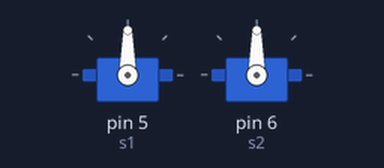
Simulated run of this sketch. Board: Arduino Uno, built with avr-gcc and run on an emulated ATmega328P. Parts: 2 × servo.

Above: at 0.1 s.
At 5.15 s:
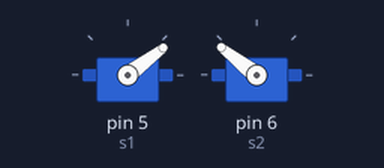
At 22.4 s:
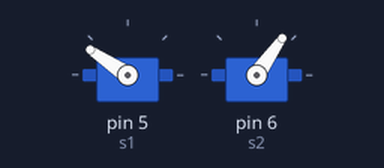
At 39.66 s:
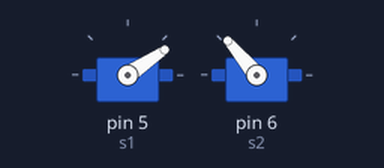
Timing chart, 0 to 40.0 s (numbered marks = the images above):
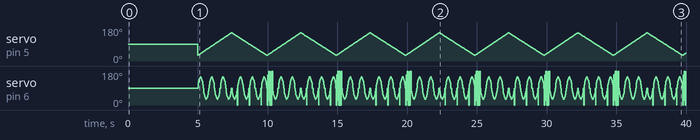

The sketch:

Baston.ino
```cpp
#include <Servo.h>
Servo myservo;
Servo myserv2;
int y1[]={90, 108, 118, 125, 130, 135, 138, 142, 146, 150, 150, 146, 142, 138, 135, 130, 125, 118, 108, 90};
int y2[]={90, 72, 62, 55, 50, 45, 42, 38, 34, 30, 30, 34, 38, 42, 45, 50, 55, 62, 72, 90};
int pos = 90,aux1=0,aux2=20;
const int s1=5,s2=6;
long duration;


void setup() {
  myservo.attach(s1);
  myserv2.attach(s2);
  myservo.write(pos);
  myserv2.write(pos);
  delay(5000);
}


void loop() {
  for (int po = 30; po < 50; po += 1){
    myservo.write(po);
    myserv2.write(y1[aux1]);
    aux1=aux1+1;
    delay(20);
}

aux1=0;
 for (int po = 50; po < 70; po += 1){
    myservo.write(po);
    myserv2.write(y2[aux1]);
    aux1=aux1+1;
    delay(20);
  }

aux1=0;
  for (int po = 70; po < 90; po += 1){
    myservo.write(po);
    myserv2.write(y1[aux1]);
    aux1=aux1+1;
    delay(20);
}

aux1=0;
 for (int po = 90; po < 110; po += 1){
    myservo.write(po);
    myserv2.write(y2[aux1]);
    aux1=aux1+1;
    delay(20);
}

aux1=0;
for (int po = 110; po < 130; po += 1){
    myservo.write(po);
    myserv2.write(y1[aux1]);
    aux1=aux1+1;
    delay(20);
}

aux1=0;
for (int po = 130; po < 150; po += 1){
    myservo.write(po);
    myserv2.write(y2[aux1]);
    aux1=aux1+1;
    delay(20);
}

aux2=20;
 for (int po1 = 150; po1 >= 130; po1 -= 1) {
    myservo.write(po1);
    myserv2.write(po1);
    myserv2.write(y2[aux2]);
    aux2=aux2-1;
    delay(20);
}

aux2=20;
for (int po1 = 130; po1 >= 110; po1 -= 1) {
    myservo.write(po1);
    myserv2.write(po1);
    myserv2.write(y1[aux2]);
    aux2=aux2-1;
    delay(20);
}

aux2=20;
for (int po1 = 110; po1 >= 90; po1 -= 1) {
    myservo.write(po1);
    myserv2.write(po1);
    myserv2.write(y2[aux2]);
    aux2=aux2-1;
    delay(20);
}

aux2=20;
for (int po1 = 90; po1 >= 70; po1 -= 1) {
    myservo.write(po1);
    myserv2.write(po1);
    myserv2.write(y1[aux2]);
    aux2=aux2-1;
    delay(20);
}

aux2=20;
for (int po1 = 70; po1 >= 50; po1 -= 1) {
    myservo.write(po1);
    myserv2.write(po1);
    myserv2.write(y2[aux2]);
    aux2=aux2-1;
    delay(20);
}

aux2=20;
for (int po1 = 50; po1 >= 30; po1 -= 1) {
    myservo.write(po1);
    myserv2.write(po1);
    myserv2.write(y1[aux2]);
    aux2=aux2-1;
    delay(20);
}

}
```
